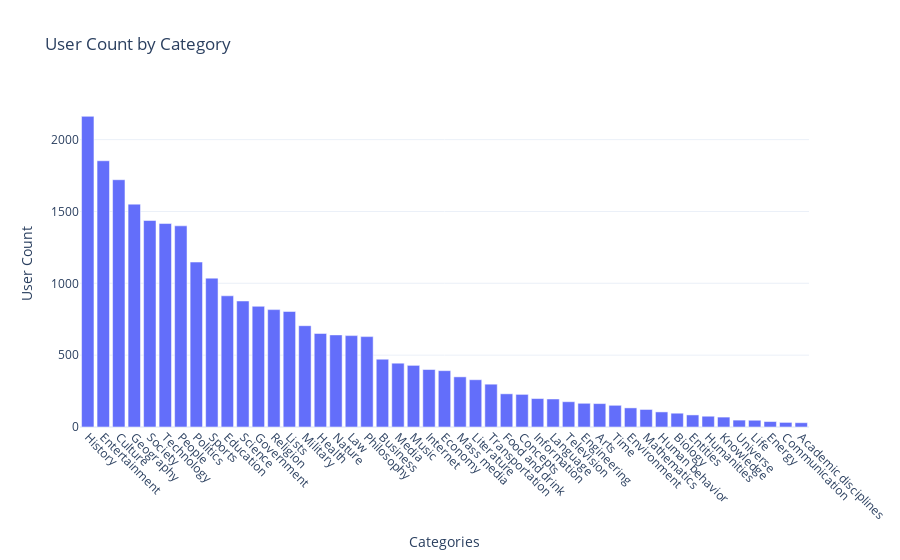

Here is the notebook cell this chart was saved with:
### Markdown cell above
# Categories distribution

### Code cell
#Load
from src.scripts.EdPlots import *

### Figure 1 — Plotly figure (JSON) as saved in the notebook; plotly's stock layout.template omitted (floating-point values rounded to 4 significant figures)
{"data": [{"alignmentgroup": "True", "hovertemplate": "Categories=%{x}<br>User Count=%{y}<extra></extra>", "legendgroup": "", "marker": {"color": "#636efa", "pattern": {"shape": ""}}, "name": "", "offsetgroup": "", "orientation": "v", "showlegend": false, "textposition": "auto", "type": "bar", "x": ["History", "Entertainment", "Culture", "Geography", "Society", "Technology", "People", "Politics", "Sports", "Education", "Science", "Government", "Religion", "Lists", "Military", "Health", "Nature", "Law", "Philosophy", "Business", "Media", "Music", "Internet", "Economy", "Mass media", "Literature", "Transportation", "Food and drink", "Concepts", "Information", "Language", "Television", "Engineering", "Arts", "Time", "Environment", "Mathematics", "Human behavior", "Biology", "Entities", "Humanities", "Knowledge", "Universe", "Life", "Energy", "Communication", "Academic disciplines"], "xaxis": "x", "y": [2162, 1853, 1721, 1551, 1437, 1416, 1400, 1148, 1036, 913, 877, 840, 817, 804, 705, 651, 641, 636, 629, 472, 444, 429, 400, 392, 349, 329, 298, 231, 227, 198, 195, 176, 165, 163, 151, 133, 122, 105, 96, 84, 75, 69, 48, 47, 38, 32, 30], "yaxis": "y"}], "layout": {"autosize": true, "barmode": "relative", "legend": {"tracegroupgap": 0}, "title": {"text": "User Count by Category"}, "xaxis": {"anchor": "y", "autorange": true, "domain": [0, 1], "range": [-0.5, 46.5], "tickangle": 45, "title": {"text": "Categories"}, "type": "category"}, "yaxis": {"anchor": "x", "autorange": true, "domain": [0, 1], "range": [0, 2276.0], "title": {"text": "User Count"}, "type": "linear"}}}
